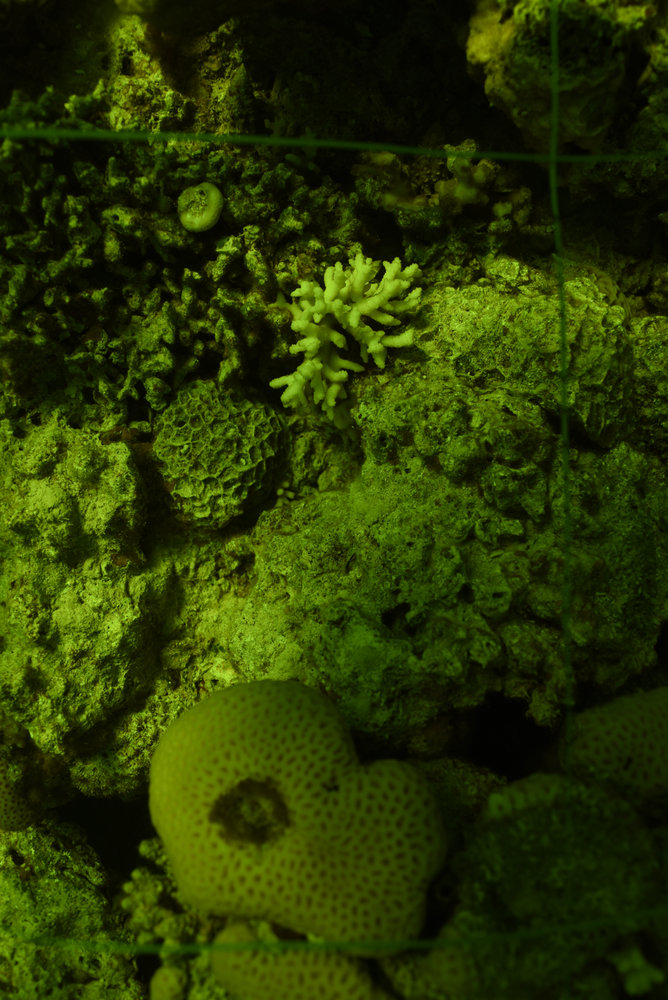
%> input picture Test Images/ambient.png, 668 x 1000 px, shrunk from 1024 x 1534 before the run
$ octave --eval "result = rT_adaptivethresh_PK(rgb2gray(imread('Test Images/ambient.png')));"   (GNU Octave 9; MATLAB toolbox functions it lacks are replaced by stand-ins)
%> lines starting %> are read from the running program, lines starting %| are printed output that depends on the picture; in (x1, y1, x2, y2) boxes, pixels count from 0 and x2, y2 are one past the last pixel; in counts of white or black regions, pixels touching at a corner belong together; the program's own positions count from 1
% ADAPTIVETHRESH - Wellner's adaptive thresholding
%
% Thresholds an image using a threshold that is varied across the image relative
% to the local mean, or median, at that point in the image.  Works quite well on
% text with shadows
%
% Usage: bw = adaptivethresh(im, fsize, t, filterType, thresholdMode)
%
%        bw = adaptivethresh(im)  (uses default parameter values)
%
% Arguments:  im    - Image to be thresholded.
%
%             fsize - Filter size used to determine the local weighted mean
%                     or local median.
%                     - If the filterType is 'gaussian' fsize specifies the
%                     standard deviation of Gaussian smoothing to be
%                     applied.
%                     - If the filterType is 'median' fsize specifies the
%                     size of the window over which the local median is
%                     calculated.
%
%                     The value for fsize should be large, around one tenth to
%                     one twentieth of the image size.  It defaults to one
%                     twentieth of the maximum image dimension.
%
%             t     - Depending on the value of 'mode' this is the value
%                     expressed as a percentage or fixed amount, relative to
%                     the local average, or median  grey value, below which
%                     the local threshold is set.
%                     Try values in the range -20 to +20.
%                     Use +ve values to threshold dark objects against a
%                     white background.   Use -ve values if you are
%                     thresholding white objects on a predominatly
%                     dark background so that the local threshold is set
%                     above the local mean/median. This parameter defaults to 15.
%
%    filterType     - Optional string specifying smoothing to be used
%                     - 'gaussian' use Gaussian smoothing to obtain local
%                     weighted mean as the  local reference value for setting
%                     the local threshold. This is the default
%                     - 'median' use median filtering to obtain local reference
%                     value for setting the local threshold
%
%    thresholdMode  - Optional string specifying the way the threshold is
%                     defined.
%                     - 'relative' the value of t represents the percentage,
%                     relative to the local average grey value, below which
%                     the local threshold is set. This is the default.
%                     - 'fixed' the value of t represents the fixed grey level
%                     relative to the local average grey value, below which
%                     the local threshold is set.
%
%                     Note that in the 'relative' threshold mode the amount the
%                     threshold differs from the local mean/median will vary in
%                     proportion with the local mean/median.  A small difference
%                     from the local mean in the dark regions of the image will
%                     be more significant than the same difference in a bright
%                     portion of the image.  This will match with human
%                     perception.  However this does mean that the results will
%                     depend on the grey value origin and whether the image
%                     is,say, negated.
%
% The implementation differs from Pierre Wellner's original adaptive
% thresholding algorithm in that he calculated the local weighted mean just
% along the row, or pairs of rows, in the image using a recursive filter.  Here
% we use symmetrical 2D Gaussian smoothing to calculate the local mean.  This is
% slower but more general.  This code also offers the option of using median
% filtering as a robust alternative to the mean (outliers will not influence the
% result) and offers the option of using a fixed threshold relative to the
% mean/median.  Despite the potential advantage of median filtering being
% more robust I find the output from using Gaussian filtering more pleasing.
%
% Reference: Pierre Wellner, "Adaptive Thresholding for the DigitalDesk" Rank
% Xerox Technical Report EPC-1993-110  1993

% Copyright (c) 2008 Peter Kovesi
% School of Computer Science & Software Engineering
% The University of Western Australia
% pk at csse uwa edu au
% http://www.csse.uwa.edu.au/
%
% Permission is hereby granted, free of charge, to any person obtaining a copy
% of this software and associated documentation files (the "Software"), to deal
% in the Software without restriction, subject to the following conditions:
%
% The above copyright notice and this permission notice shall be included in
% all copies or substantial portions of the Software.
%
% The Software is provided "as is", without warranty of any kind.
%
% August 2008

function bw = rT_adaptivethresh_PK(im, fsize, t, filterType, thresholdMode)

    % Set up default parameter values as needed
    if nargin < 2
	fsize = fix(length(im)/20);
%> fsize = 50
    end

    if nargin < 3
	t = 15;
    end

    if nargin < 4
	filterType = 'gaussian';
    end

    if nargin < 5
	thresholdMode = 'relative';
    end

    % Apply Gaussian or median smoothing
    if strncmpi(filterType, 'gaussian', 3)
	g = fspecial('gaussian', 6*fsize, fsize);
	fim = filter2(g, im);
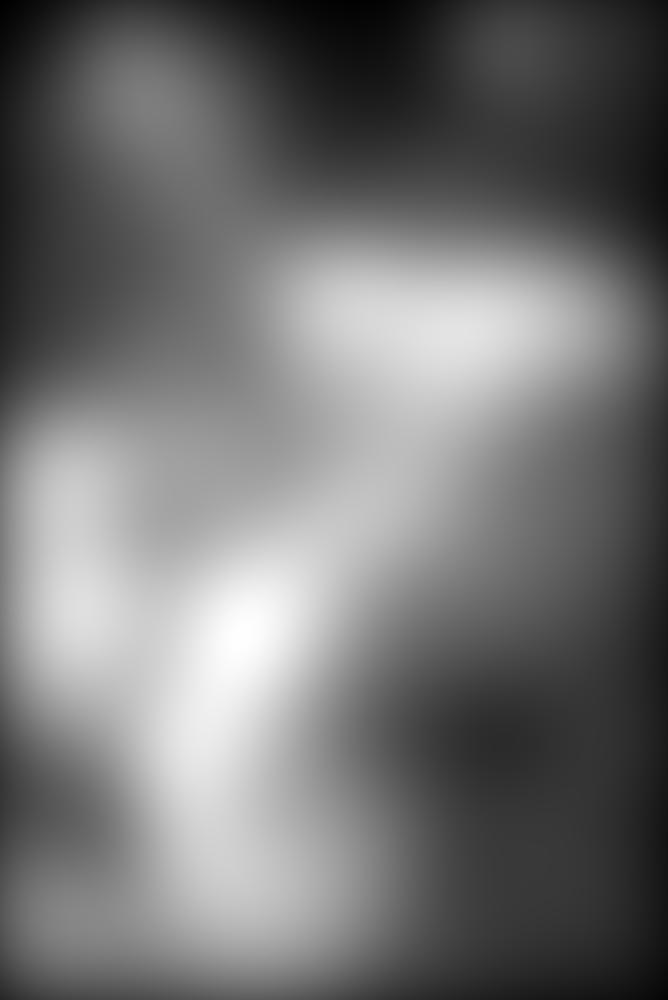
%> fim: size 1000x668 double; min 3.49, max 87.54, mean 41.3; drawn with min black and max white
    elseif strncmpi(filterType, 'median', 3)
	fim = medfilt2(im, [fsize fsize], 'symmetric');
    else
	error('Filtertype must be ''gaussian'' or ''median'' ');
    end

    % Finally apply the threshold
    if strncmpi(thresholdMode,'relative',3)
	bw = im > fim*(1-t/100);
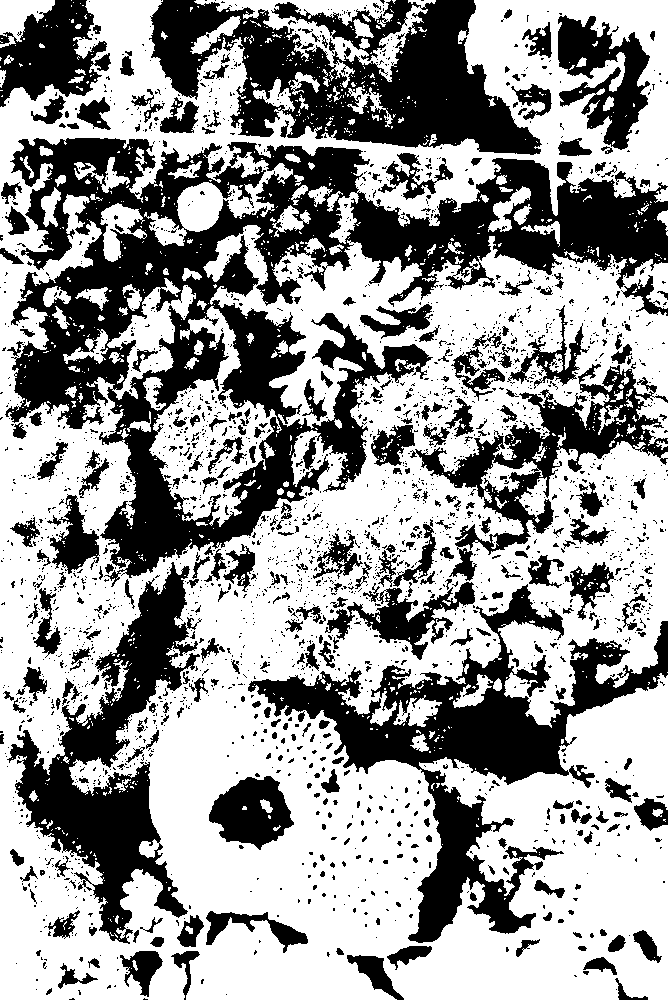
%> bw: size 1000x668 logical; 60.1% white; 2618 black regions (2271 under 20 px), largest, box (x1, y1, x2, y2) and area: (5, 138, 668, 587) 91492, (248, 584, 668, 943) 34134, (149, 0, 542, 155) 31410
    elseif  strncmpi(thresholdMode,'fixed',3)
	bw = im > fim-t;
    else
	error('mode must be ''relative'' or ''fixed'' ');
    end
